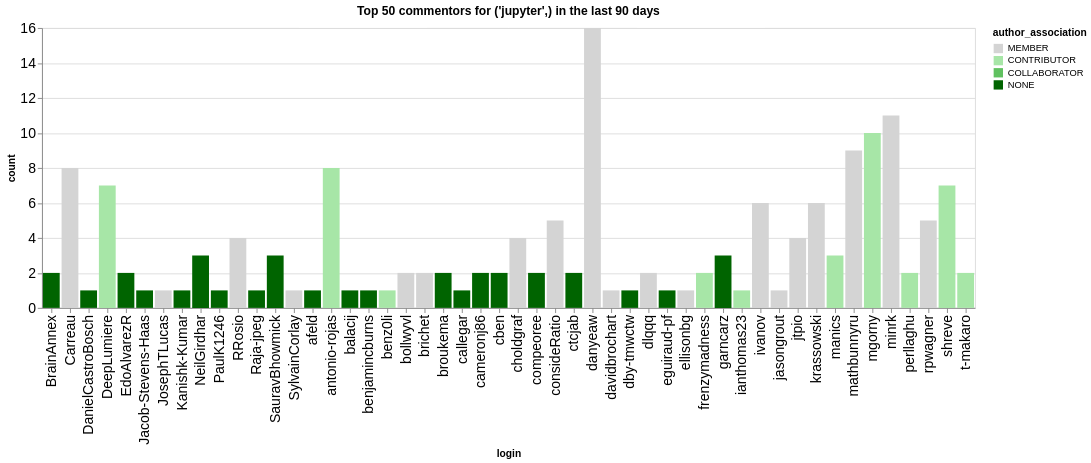

The cell this chart's notebook holds for it:
### Code cell
n_plot = 50
charts = []
for ii, (iorg, idata) in enumerate(commentors.groupby(['org'])):
    title = f"Top {n_plot} commentors for {iorg} in the last {n_days} days"
    idata = idata.groupby('login', as_index=False).agg({'count': 'sum', 'author_association': 'first'})
    idata = idata.sort_values('count', ascending=False).head(n_plot)
    ch = alt.Chart(data=idata.head(n_plot), title=title).mark_bar().encode(
        x='login',
        y='count',
        color=alt.Color('author_association', scale=alt.Scale(domain=author_types, range=author_colors))
    )
    charts.append(ch)
alt.hconcat(*charts)

### Figure 1 — Vega-Lite specification as saved in the notebook (floating-point values rounded to 4 significant figures)
{"config": {"axisLeft": {"labelFontSize": 15}, "axisBottom": {"labelFontSize": 15}}, "hconcat": [{"mark": {"type": "bar"}, "encoding": {"color": {"field": "author_association", "scale": {"domain": ["MEMBER", "CONTRIBUTOR", "COLLABORATOR", "NONE"], "range": ["rgb(211.82745098039214, 211.82745098039214, 211.82745098039214)", "rgb(166.98562091503268, 229.89803921568628, 166.98562091503268)", "rgb(96.37647058823529, 192.75294117647059, 96.37647058823529)", "rgb(0.0, 100.3921568627451, 0.0)"]}, "type": "nominal"}, "x": {"field": "login", "type": "nominal"}, "y": {"field": "count", "type": "quantitative"}}, "title": "Top 50 commentors for ('jupyter',) in the last 90 days"}], "data": {"name": "data-5f3ee94946144f6013d8ea28e890c6a2"}, "$schema": "https://vega.github.io/schema/vega-lite/v5.20.1.json", "datasets": {"data-5f3ee94946144f6013d8ea28e890c6a2": [{"login": "danyeaw", "count": 16, "author_association": "MEMBER"}, {"login": "minrk", "count": 11, "author_association": "MEMBER"}, {"login": "mgorny", "count": 10, "author_association": "CONTRIBUTOR"}, {"login": "mathbunnyru", "count": 9, "author_association": "MEMBER"}, {"login": "antonio-rojas", "count": 8, "author_association": "CONTRIBUTOR"}, {"login": "Carreau", "count": 8, "author_association": "MEMBER"}, {"login": "DeepLumiere", "count": 7, "author_association": "CONTRIBUTOR"}, {"login": "shreve", "count": 7, "author_association": "CONTRIBUTOR"}, {"login": "ivanov", "count": 6, "author_association": "MEMBER"}, {"login": "krassowski", "count": 6, "author_association": "MEMBER"}, {"login": "consideRatio", "count": 5, "author_association": "MEMBER"}, {"login": "rpwagner", "count": 5, "author_association": "MEMBER"}, {"login": "RRosio", "count": 4, "author_association": "MEMBER"}, {"login": "jtpio", "count": 4, "author_association": "MEMBER"}, {"login": "choldgraf", "count": 4, "author_association": "MEMBER"}, {"login": "garncarz", "count": 3, "author_association": "NONE"}, {"login": "SauravBhowmick", "count": 3, "author_association": "NONE"}, {"login": "NeilGirdhar", "count": 3, "author_association": "NONE"}, {"login": "manics", "count": 3, "author_association": "CONTRIBUTOR"}, {"login": "BrainAnnex", "count": 2, "author_association": "NONE"}, {"login": "compeoree", "count": 2, "author_association": "NONE"}, {"login": "broukema", "count": 2, "author_association": "NONE"}, {"login": "perllaghu", "count": 2, "author_association": "CONTRIBUTOR"}, {"login": "t-makaro", "count": 2, "author_association": "CONTRIBUTOR"}, {"login": "cameronj86", "count": 2, "author_association": "NONE"}, {"login": "frenzymadness", "count": 2, "author_association": "CONTRIBUTOR"}, {"login": "brichet", "count": 2, "author_association": "MEMBER"}, {"login": "EdoAlvarezR", "count": 2, "author_association": "NONE"}, {"login": "ctcjab", "count": 2, "author_association": "NONE"}, {"login": "cben", "count": 2, "author_association": "NONE"}, {"login": "bollwyvl", "count": 2, "author_association": "MEMBER"}, {"login": "dlqqq", "count": 2, "author_association": "MEMBER"}, {"login": "benjamincburns", "count": 1, "author_association": "NONE"}, {"login": "balacij", "count": 1, "author_association": "NONE"}, {"login": "eguiraud-pf", "count": 1, "author_association": "NONE"}, {"login": "dby-tmwctw", "count": 1, "author_association": "NONE"}, {"login": "davidbrochart", "count": 1, "author_association": "MEMBER"}, {"login": "callegar", "count": 1, "author_association": "NONE"}, {"login": "benz0li", "count": 1, "author_association": "CONTRIBUTOR"}, {"login": "afeld", "count": 1, "author_association": "NONE"}, {"login": "Jacob-Stevens-Haas", "count": 1, "author_association": "NONE"}, {"login": "DanielCastroBosch", "count": 1, "author_association": "NONE"}, {"login": "PaulK1246", "count": 1, "author_association": "NONE"}, {"login": "Kanishk-Kumar", "count": 1, "author_association": "NONE"}, {"login": "JosephTLucas", "count": 1, "author_association": "MEMBER"}, {"login": "Raja-jpeg", "count": 1, "author_association": "NONE"}, {"login": "SylvainCorlay", "count": 1, "author_association": "MEMBER"}, {"login": "ianthomas23", "count": 1, "author_association": "CONTRIBUTOR"}, {"login": "jasongrout", "count": 1, "author_association": "MEMBER"}, {"login": "ellisonbg", "count": 1, "author_association": "MEMBER"}]}}
